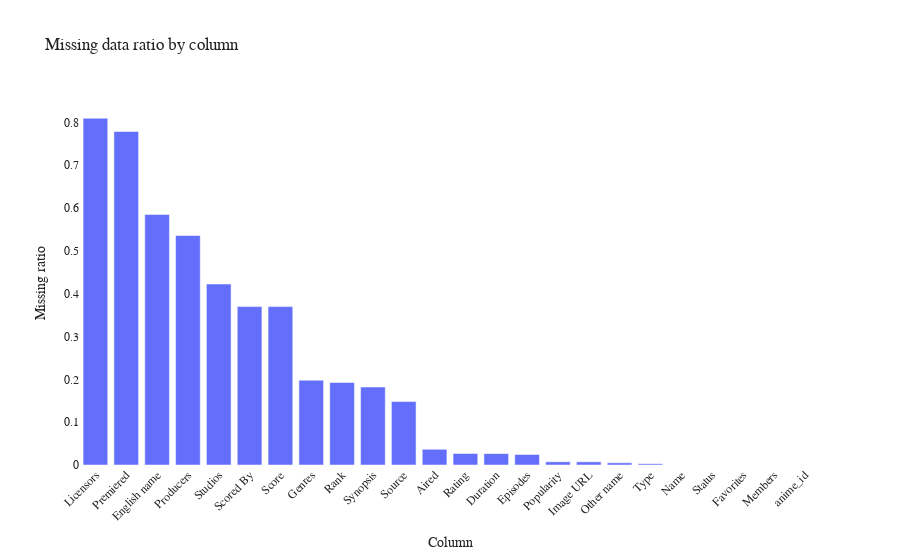
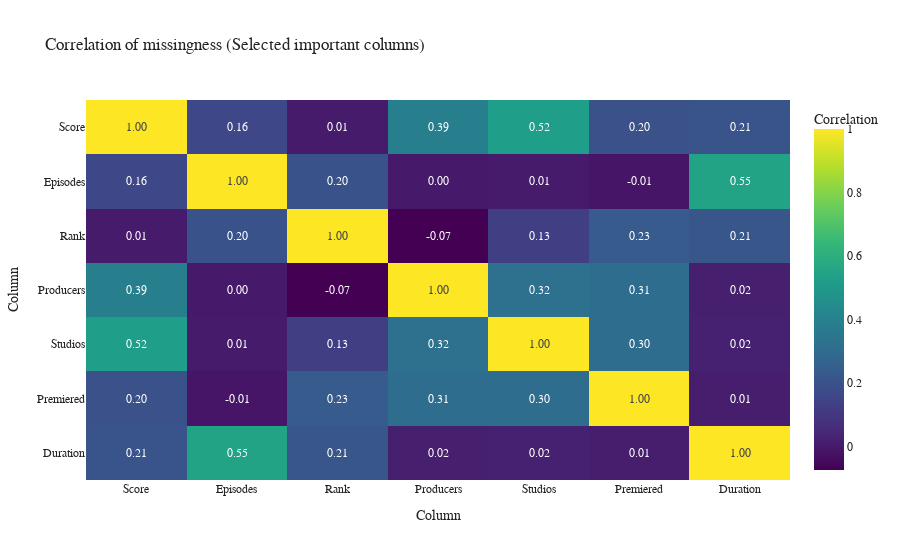

Here is the notebook cell these charts were saved with, in order:
### Code cell
missing_data_dashboard(df_raw=df, df_clean=df_typed)

### Figure 1 — Plotly figure (JSON) as saved in the notebook; plotly's stock layout.template omitted (floating-point values rounded to 4 significant figures)
{"data": [{"hovertemplate": "Column=%{x}<br>Missing ratio=%{y}<extra></extra>", "legendgroup": "", "marker": {"color": "#636EFA", "pattern": {"shape": ""}}, "name": "", "orientation": "v", "showlegend": false, "textposition": "auto", "type": "bar", "x": ["Licensors", "Premiered", "English name", "Producers", "Studios", "Scored By", "Score", "Genres", "Rank", "Synopsis", "Source", "Aired", "Rating", "Duration", "Episodes", "Popularity", "Image URL", "Other name", "Type", "Name", "Status", "Favorites", "Members", "anime_id"], "xaxis": "x", "y": [0.8099, 0.7789, 0.5853, 0.536, 0.4226, 0.3699, 0.3699, 0.1979, 0.1927, 0.1821, 0.1481, 0.03674, 0.02686, 0.02662, 0.02453, 0.007509, 0.007468, 0.00514, 0.002971, 0.0, 0.0, 0.0, 0.0, 0.0], "yaxis": "y"}], "layout": {"barmode": "relative", "legend": {"tracegroupgap": 0}, "title": {"text": "Missing data ratio by column"}, "xaxis": {"anchor": "y", "domain": [0, 1], "tickangle": -45, "title": {"text": "Column"}}, "yaxis": {"anchor": "x", "domain": [0, 1], "title": {"text": "Missing ratio"}}}}

### Figure 2 — Plotly figure (JSON) as saved in the notebook; plotly's stock layout.template omitted (floating-point values rounded to 4 significant figures)
{"data": [{"coloraxis": "coloraxis", "hovertemplate": "Column: %{x}<br>Column: %{y}<br>Correlation: %{z}<extra></extra>", "name": "0", "texttemplate": "%{z:.2f}", "type": "heatmap", "x": ["Score", "Episodes", "Rank", "Producers", "Studios", "Premiered", "Duration"], "xaxis": "x", "y": ["Score", "Episodes", "Rank", "Producers", "Studios", "Premiered", "Duration"], "yaxis": "y", "z": [[1.0, 0.1597, 0.006901, 0.3877, 0.5228, 0.1962, 0.2081], [0.1597, 1.0, 0.1983, -0.001831, 0.00513, -0.01246, 0.5462], [0.006901, 0.1983, 1.0, -0.07378, 0.1269, 0.2345, 0.2133], [0.3877, -0.001831, -0.07378, 1.0, 0.3246, 0.3068, 0.01731], [0.5228, 0.00513, 0.1269, 0.3246, 1.0, 0.305, 0.02261], [0.1962, -0.01246, 0.2345, 0.3068, 0.305, 1.0, 0.01357], [0.2081, 0.5462, 0.2133, 0.01731, 0.02261, 0.01357, 1.0]]}], "layout": {"coloraxis": {"colorbar": {"title": {"text": "Correlation"}}, "colorscale": [[0, "#440154"], [0.1111, "#482878"], [0.2222, "#3e4989"], [0.3333, "#31688e"], [0.4444, "#26828e"], [0.5556, "#1f9e89"], [0.6667, "#35b779"], [0.7778, "#6ece58"], [0.8889, "#b5de2b"], [1, "#fde725"]]}, "title": {"text": "Correlation of missingness (Selected important columns)"}, "xaxis": {"anchor": "y", "domain": [0, 1], "title": {"text": "Column"}}, "yaxis": {"anchor": "x", "autorange": "reversed", "domain": [0, 1], "title": {"text": "Column"}}}}
